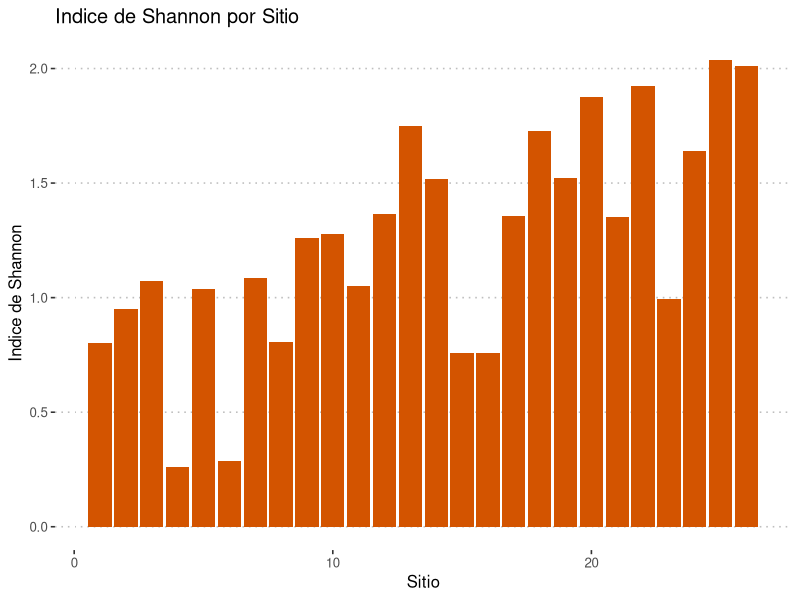
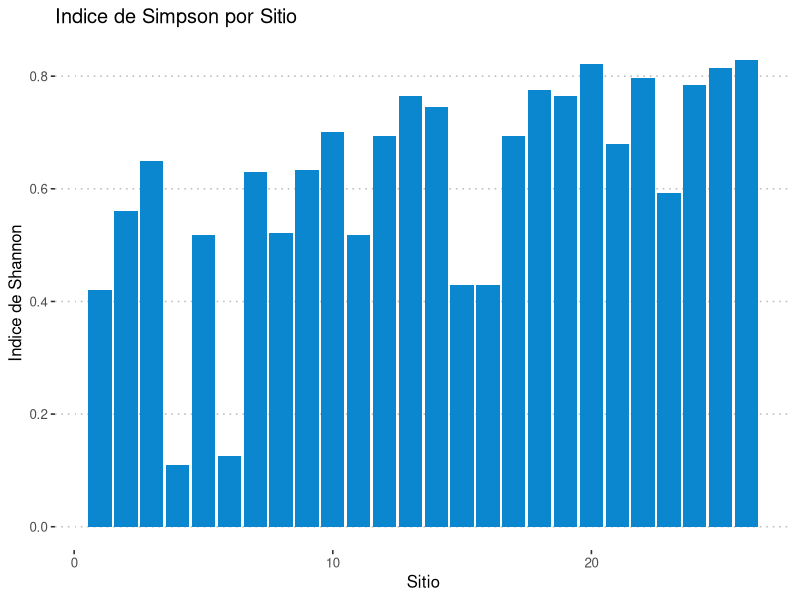

Recreate these plots in R, in order.
#limpiar datos
rm(list=ls())
#lmipiar la consola
cat("\014")
library(ggplot2)
library(ggpubr)
# Nos interesa saber si hay diferencias significativas
# en los indicadores de diversidad, Shanon y Simpson

#Cargamos datos
datos <- read.csv("shanoon.csv", header = T)
str(datos)
attach(datos)

####################### SHANON ############################
#anova
anova_shanoon <- aov(Shannon ~ Sitio, data = datos)
summary(anova_shanoon)
#barplot(Shannon ~ Sitio, data = dato, col)
#Residuales
resid_shanoon <- residuals(anova_shanoon)
#normalidad 
shapiro.test(resid_shanoon)
#corremos no parametrico 
kruskal.test(Shannon ~ Sitio, data = datos)

#grafica de barras en ggplot
par(mfrow=c(1,1))

ggplot(datos, aes(x=Sitio, y=Shannon)) + 
        geom_bar(stat="identity", fill="#D35400")+
        theme_pubclean()+
        xlab("Sitio")+
        ylab("Indice de Shannon")+
        ggtitle("Indice de Shannon por Sitio")

####################### SIMPSON ############################
#anova
anova_simpson <- aov(Simpson ~ Sitio, data = datos)
summary(anova_simpson)
#barplot(Simpson ~ Sitio, data = datos)
#Residuales
resid_simpson <- residuals(anova_shanoon)
#normalidad 
shapiro.test(resid_simpson)
#corremos no parametrico
kruskal.test(Simpson ~ Sitio, data = datos)
#grafica
ggplot(datos, aes(x=Sitio, y=Simpson)) + 
        geom_bar(stat="identity", fill="#0a87cf")+
        theme_pubclean()+
        xlab("Sitio")+
        ylab("Indice de Shannon")+
        ggtitle("Indice de Simpson por Sitio")
        
